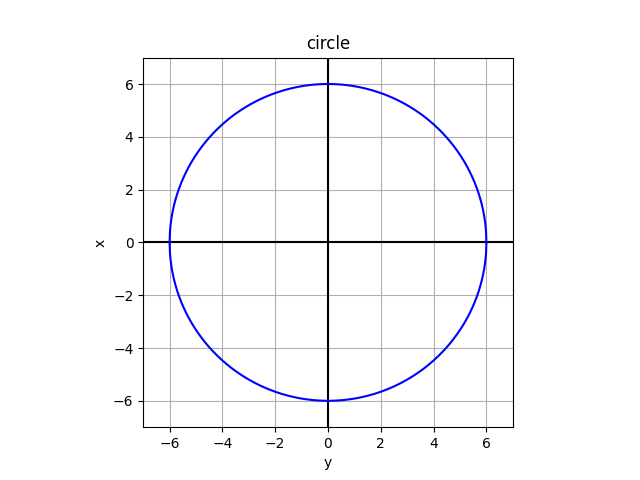

This figure's Python source:
# x**2  + y**2 = r**2
import numpy as np
import matplotlib.pyplot as plt
x = np.linspace(-30,30,100)
fig, ax = plt.subplots()

ax.set_aspect('equal')

ax.grid(True, which='both')

ax.axhline(y=0, color='k')
ax.axvline(x=0, color='k')



r = 6
x = np.linspace(-r,r,1000)
y = np.sqrt(-x**2+r**2)
plt.plot(x, y,'b')
plt.plot(x,-y,'b')

ax.set(xlim=(-7, 7), ylim=(-7, 7),
       xlabel='y', ylabel='x',
       title='circle')
plt.show()
